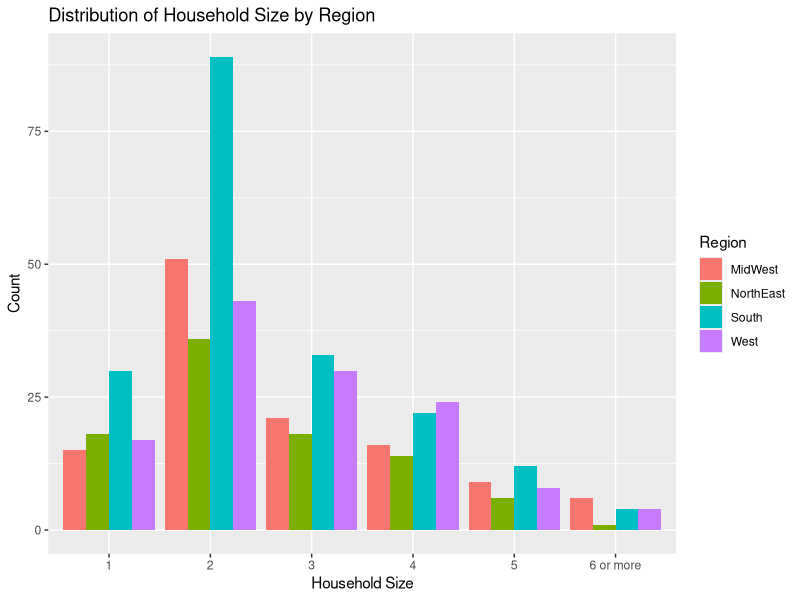
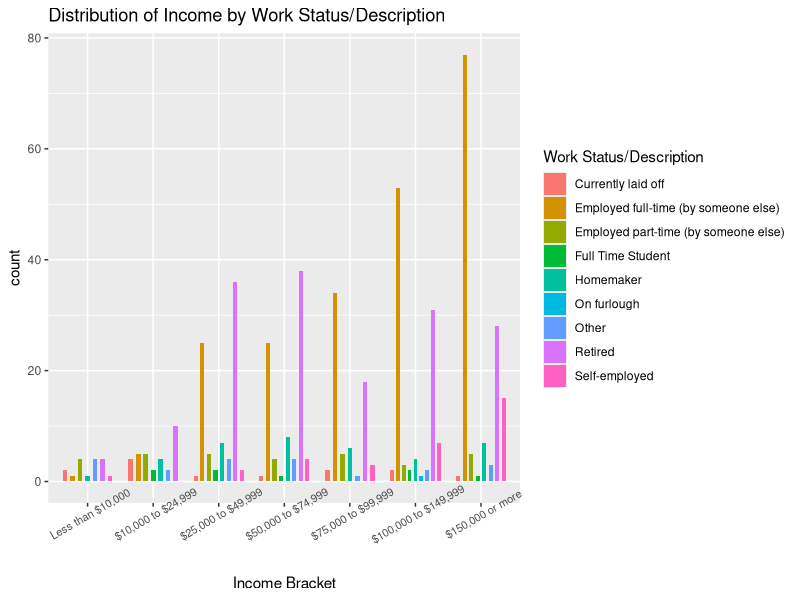

The R script that drew these images, in order:
## ---- chunk 1
#| label: setup
#| warning: false
#| message: false

library(tidyverse)
library(ggplot2)
library(readr)
library(dplyr)
library(readxl)
library(lubridate)


knitr::opts_chunk$set(echo = TRUE, warning=FALSE, message=FALSE)
## ---- chunk 2
abc.poll.1 <- read.csv("_data/abc_poll_2021.csv")
abc.poll.1
## ---- chunk 3
dim(abc.poll.1)

summary(abc.poll.1)

n_distinct(abc.poll.1$ppstaten)

## ---- chunk 4
# view the QPID column in the abc.poll.1
table(abc.poll.1$QPID)

# mutate so that "A" or "An" can be removed from party identification responses and so that "Skipped" can read as NA
abc.poll.2 <- abc.poll.1%>%
  mutate(party_id = str_remove(QPID, "A[n]*"),
         party_id = case_when(
           str_detect(QPID, "Skipped")~NA_character_,
           TRUE~party_id
         )) %>%
  select(-QPID)
abc.poll.2

# check
table(abc.poll.2$party_id)
unique(abc.poll.2$party_id)

## ---- chunk 5
# mutating "Skipped" to NA in the Q1-Q5 columns/variables
abc.poll.2<-abc.poll.2%>%
  mutate(across(starts_with("Q"), ~ na_if(.x, "Skipped")))
abc.poll.2

# checking one of the 'Q' columns, Q1_b, to see if the NA value has taken the place of "Skipped"  
table(abc.poll.2$Q1_b)
unique(abc.poll.2$Q1_b)
## ---- chunk 6
#factor to sequence household size
abc.poll.2$pphhsize <- factor(abc.poll.2$pphhsize, levels = c("1", "2", "3", "4", "5", "6 or more"))
# Distribution of Household Size by Region
ggplot(data = abc.poll.2, aes(x = pphhsize, fill = ppreg4))+
  geom_bar(position="dodge")+
  facet_grid()+
  theme(axis.text.x = element_text(angle = 0))+
  labs(title = "Distribution of Household Size by Region", x= "Household Size", y= "Count", fill= "Region")

## ---- chunk 7
# check to see respondents per region
table(abc.poll.2$ppreg4)
## ---- chunk 8
# factor to sequence income
abc.poll.2$ppinc7 <- factor (abc.poll.2$ppinc7, levels = c("Less than $10,000", "$10,000 to $24,999", "$25,000 to $49,999", "$50,000 to $74,999", "$75,000 to $99,999", "$100,000 to $149,999", "$150,000 or more"))

# Distribution of Income by Work Status
ggplot(data = abc.poll.2, aes(x= ppinc7, fill= PPWORKA))+
  geom_bar(width= .5, position= position_dodge(width = .8))+
  facet_grid()+
  theme(axis.text.x = element_text(angle = 30, size = 8))+
  labs(title= "Distribution of Income by Work Status/Description", x= "Income Bracket", fill= "Work Status/Description")
